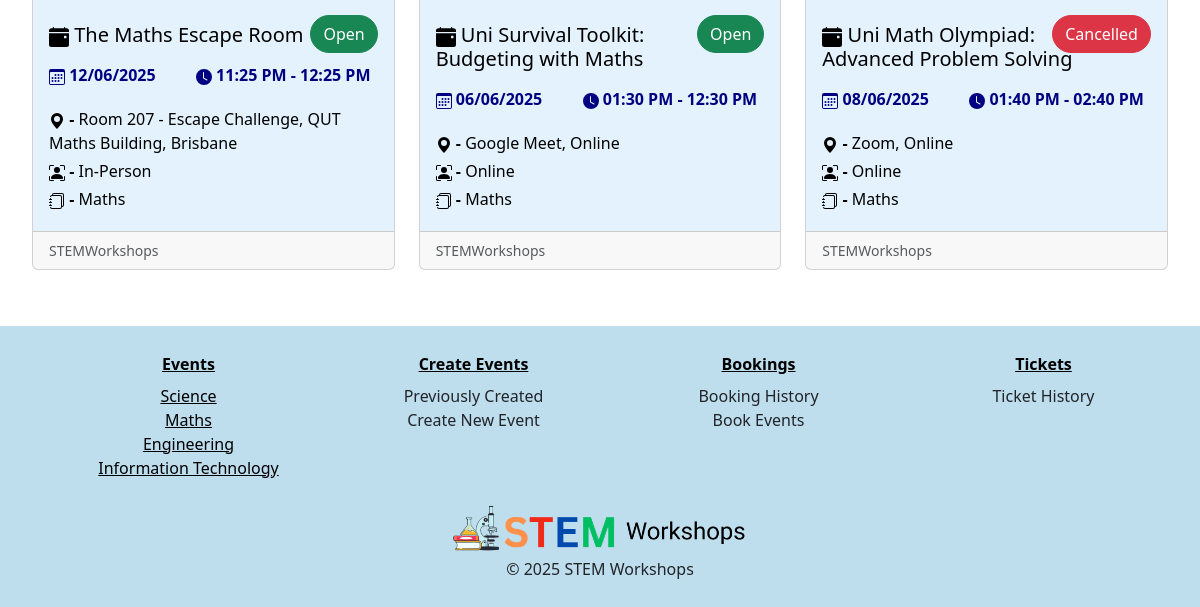
The app's page /?category=Maths (lower part), older data.
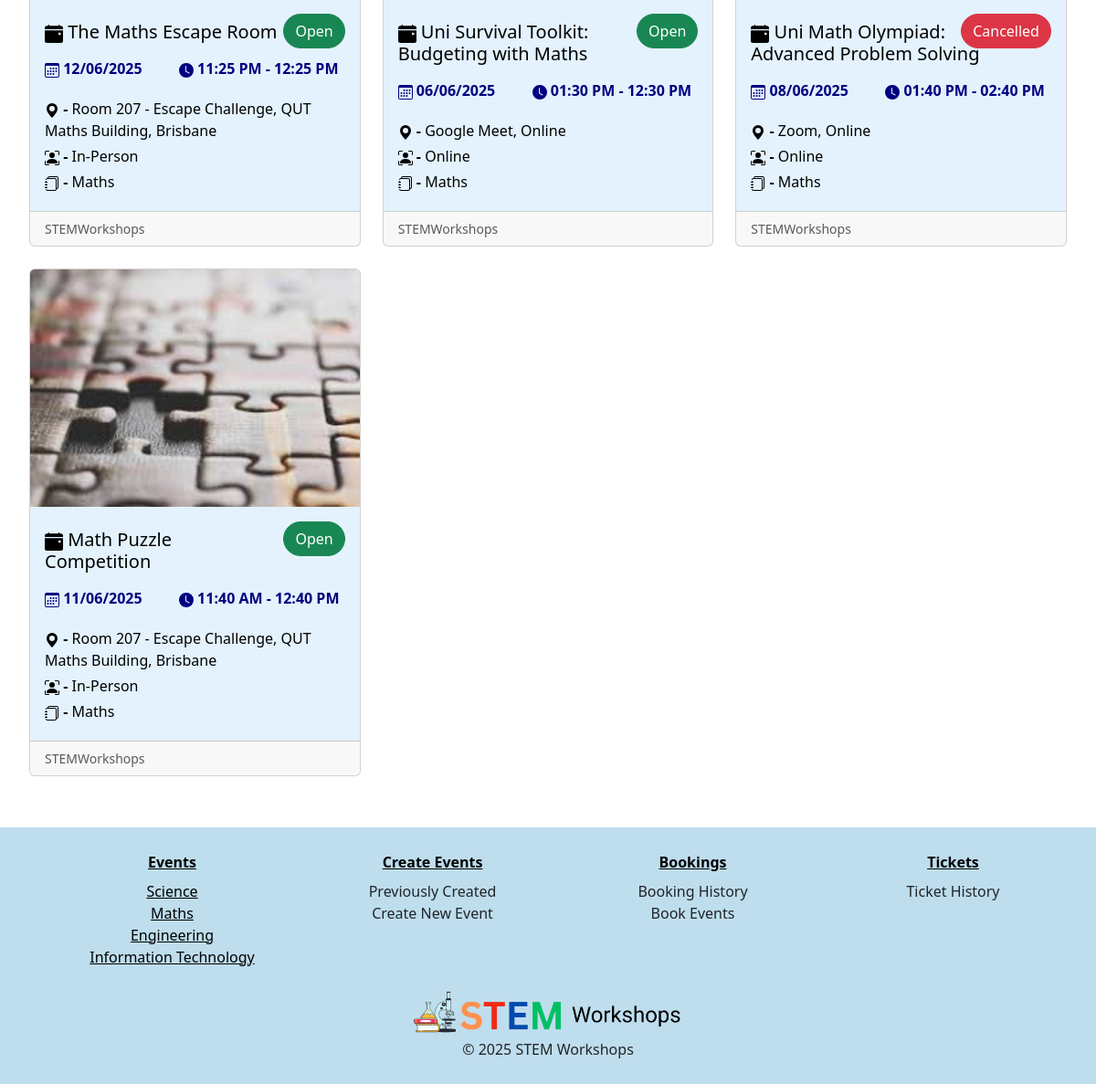
The same page, newer data.
### STEMWorkshops/models.py (models this page shows, shortened)
class Event(db.Model):
    __tablename__ = 'events'
    event_id = db.Column(db.Integer, primary_key=True) # Unique ID for event
    event_name = db.Column(db.String(80), nullable=False) # Event Name
    start_time = db.Column(db.DateTime, nullable=False) # Start Time
    end_time = db.Column(db.DateTime, nullable=False) # End Time
    STEM_category = db.Column(db.Enum("Science", "Information Technology", "Maths", "Engineering"), nullable=False) # The Four STEM Fields
    event_type = db.Column(db.Enum("Online", "In-Person"), nullable=False) # The Two Event Types
    event_address = db.Column(db.String(80)) # Address for the event (if in-person)
    event_venue = db.Column(db.String(80)) # Venue for the event (if in-person)
    ticket_price = db.Column(db.Numeric(10,2), nullable=False) # Price per ticket
    ticket_policy = db.Column(db.Integer) #Number of tickets per user
    max_num_tickets = db.Column(db.String(100), nullable=False) # Maximum number of tickets available for the event
    description = db.Column(db.String(200)) # Description of the event
    image = db.Column(db.String(400)) # Image URL for the event
    event_status = db.Column(db.Enum("Open", "Inactive", "Sold Out", "Cancelled")) # The Four event statuses
    user_id = db.Column(db.Integer, db.ForeignKey('users.user_id')) # Foreign key to link to the user who created the event
    comments = db.relationship('Comment', backref='event', cascade="all, delete-orphan")

### STEMWorkshops/views.py (the view)
@main_bp.route('/')
def index():
    category = request.args.get('category')
    status = request.args.get('status')
    time = request.args.get('time')
    event_type = request.args.get('event_type')
    if not category and not status and not time and not event_type:
        events = get_all_events_ordered_by_status()
    else:
        events = db.session.scalars(db.select(Event)).all()
    return render_template('index.html', events=events, category=category, status=status, time=time, event_type=event_type, now=datetime.now)

### STEMWorkshops/templates/index.html (shortened to what this page needs)
{% extends 'base.html' %}
{% block content %}
<div class="d-flex justify-content-center">
  <div class="container-fluid">
    <div class="row row-cols-lg-3 row-cols-xxl-4 row-cols-md-2 row-cols-sm-1 row-cols-1 g-4 m-2">
      {% for event in events %}
      {% if
      (not category or event.STEM_category == category) and
      (not status or event.event_status == status) and
      (not event_type or event.event_type == event_type) and
      (not time or (
      (time == 'Today' and event.start_time.date() == now().date()) or
      (time == 'This Week' and event.start_time.isocalendar()[1] == now().isocalendar()[1]) or
      (time == 'This Month' and event.start_time.month == now().month)
      ))
      %}
      <div class="col">
        <div class="card">
          <a href="{{url_for('events.show', id=event.event_id)}}">
            <img src="{{event.image}}" class="card-img-top img-fluid event-card-img" alt="./static/img/s-l1200.jpg">
          </a>
          <div class="card-body">
            <div class="row mb-2">
              <div class="col-6 mt-2">
                <h5 class="card-title ">
                  <a href="{{url_for('events.show', id=event.event_id)}}" class="text-decoration-none">
                    <div class="title workshop-title-width">
                      {{event.event_name}}
                    </div>
                  </a>
                </h5>
              </div>
              <div class="col-6 text-end">
                <a href="{{url_for('events.show', id=events.id)}}" class="text-decoration-none">
                  <button type="button" class=" btn btn-md rounded-pill
             {% if event.event_status == 'Open' %}
             btn-success
             {% elif event.event_status == 'Inactive' %}
             btn-warning
             {% elif event.event_status == 'Sold Out' %}
             btn-info
             {% else %}
            btn-danger
            {% endif %}
             ">{{ event.event_status }}</button>
                </a>
              </div>
            </div>
            <a href="{{url_for('events.show', id=event.event_id)}}" class="text-decoration-none">
              <div class="row mb-1 ">
                <div class="col-5 ">
                  <p class="datetime">
                    <b>{{event.start_time.strftime('%d/%m/%Y')}} </b>
                  </p>
                </div>
                <div class="col-7 ">
                  <p class="datetime">
                    <svg xmlns="http://www.w3.org/2000/svg" width="16" height="16" fill="currentColor"
                      class="bi bi-clock-fill" viewBox="0 0 16 16">
                      <path
                        d="M16 8A8 8 0 1 1 0 8a8 8 0 0 1 16 0M8 3.5a.5.5 0 0 0-1 0V9a.5.5 0 0 0 .252.434l3.5 2a.5.5 0 0 0 .496-.868L8 8.71z" />
                    </svg>
                    <b>{{event.start_time.strftime('%I:%M %p')}} - {{event.end_time.strftime('%I:%M %p')}}</b>
                  </p>
                </div>
              </div>
            </a>
            <a href="{{url_for('events.show', id=event.event_id)}}" class="text-decoration-none">
              <div class="card-text">
                <p class="detail mb-1">
                  <svg xmlns="http://www.w3.org/2000/svg" width="16" height="16" fill="currentColor"
                    class="bi bi-geo-alt-fill" viewBox="0 0 16 16">
                    <path d="M8 16s6-5.686 6-10A6 6 0 0 0 2 6c0 4.314 6 10 6 10m0-7a3 3 0 1 1 0-6 3 3 0 0 1 0 6" />
                  </svg>
                  <b>-</b> {{event.event_venue}}, {{event.event_address}}
                </p>
                <p class="detail mb-1">
                  <b>-</b> {{event.event_type}}
                </p>
                <p class="detail mb-1">
                  <b>-</b> {{event.STEM_category}}
                </p>
              </div>
            </a>
          </div>
          <div class="card-footer">
            <small class="text-body-secondary">STEMWorkshops</small>
          </div>
        </div>
      </div>
      {%endif %}
      {% endfor %}
    </div>
    {% endblock %}

Row changes from the older to the newer data that the page shows:
added Event: image (picture), event_name "Math Puzzle Competition", event_status "Open", start_time "11/06/2025", start_time "11:40 AM", end_time "12:40 PM", event_venue "Room 207 - Escape Challenge", event_address "QUT Maths Building, Brisbane", event_type "In-Person", STEM_category "Maths"
